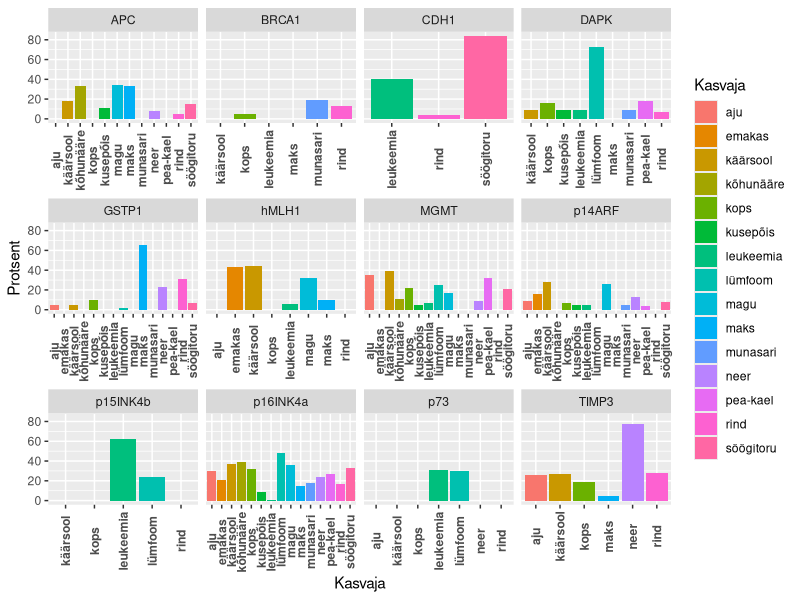

The R script that drew this image:
## ---- chunk 1
geen<-c("p16INK4a","p14ARF","p15INK4b","MGMT","hMLH1","BRCA1","GSTP1","DAPK","CDH1",
        "TIMP3","p73","APC")
kude<-c("käärsool","rind","munasari","emakas","kops","pea-kael","leukeemia","lümfoom",
        "aju","neer","kusepõis","söögitoru","magu","kõhunääre","maks")
met<-c(41,110,11,66,4,22,6,29,28,89,26,95,1,150,12,25,3,10,6,25,1,11,5,15,8,22,7,18,3,20,37,132,0,20,1,20,4,25,4,62,1,25,1,20,0,22,2,22,5,38,1,20,3,37,31,118,0,20,0,20,0,19,0,16,NA,NA,NA,NA,0,21,NA,NA,93,150,6,25,NA,NA,NA,NA,NA,NA,NA,NA,NA,NA,NA,NA,NA,NA,127,323,0,36,0,23,0,17,18,83,37,116,2,31,15,61,74,213,1,12,2,44,3,14,10,60,2,18,0,59,15,34,0,10,NA,NA,24,56,0,20,NA,NA,3,51,NA,NA,0,15,NA,NA,NA,NA,NA,NA,21,65,NA,NA,2,20,0,18,11,84,11,58,NA,NA,1,22,NA,NA,0,19,NA,NA,NA,NA,NA,NA,NA,NA,NA,NA,NA,NA,NA,NA,0,18,1,23,24,77,0,10,0,20,2,21,0,106,0,10,1,47,1,20,8,35,0,24,1,14,0,22,0,18,13,20,2,23,1,15,2,23,NA,NA,10,64,17,92,8,86,21,29,NA,NA,NA,NA,1,11,NA,NA,NA,NA,NA,NA,0,20,NA,NA,3,88,NA,NA,NA,NA,NA,NA,NA,NA,30,75,NA,NA,NA,NA,NA,NA,NA,NA,26,31,NA,NA,NA,NA,NA,NA,6,22,8,29,NA,NA,NA,NA,4,21,NA,NA,NA,NA,NA,NA,20,77,28,36,NA,NA,NA,NA,NA,NA,NA,NA,1,20,0,10,0,15,NA,NA,NA,NA,0,22,NA,NA,11,35,3,10,0,22,0,10,NA,NA,NA,NA,NA,NA,NA,NA,NA,NA,20,108,1,19,0,20,NA,NA,0,17,0,10,NA,NA,NA,NA,0,10,1,12,2,19,4,27,13,38,6,18,6,18)
hm <- data.frame(Geen=rep(geen, each=15), 
                 Kasvaja=rep(kude, 12),
                 Met=met[seq(1,length(met), by=2)],
                 Proove=met[seq(2,length(met), by=2)])
library(plyr)
library(magrittr)
library(ggplot2)
hm <- mutate(hm, Protsent=(Met/Proove)*100)
hm %>% na.omit %>% ggplot(., aes(x=Kasvaja, y=Protsent, fill=Kasvaja))+
  geom_bar(stat="identity")+
  facet_wrap(~Geen,scale="free_x")+
  theme(axis.text.x = element_text(angle=90, vjust=0.5, face="bold"))
## ---- chunk 2
hm %>% na.omit %>% lm(Protsent~Geen+Kasvaja, data=.) %>% anova
